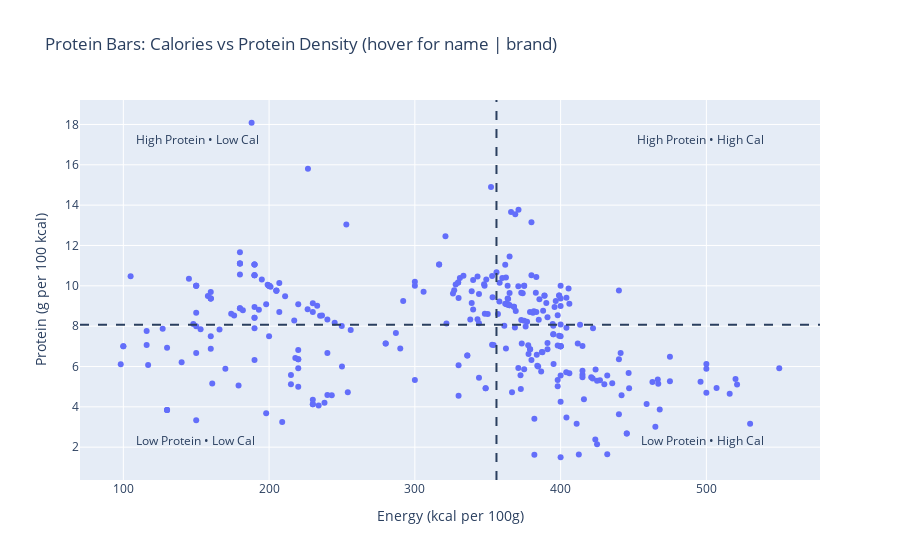

The cell this chart's notebook holds for it:
### Code cell
import numpy as np
import plotly.express as px

# ---------- prep ----------
# Combined hover label: "Product | Brand" (fallbacks if missing)
name = df_plot["product_name_en"].fillna(df_plot["brands"]).fillna(df_plot["code"].astype(str))
brand = df_plot["brands"].fillna("Unknown")
df_plot["hover_label"] = (name.astype(str) + " | " + brand.astype(str)).str.slice(0, 70)  # trim for neatness

# Axis thresholds (already computed earlier; recompute here if needed)
x_thr = float(np.median(df_plot["energy-kcal_value"]))
y_thr = float(np.median(df_plot["protein_per_100kcal"]))

# For placing quadrant labels, use data-driven corners with a small padding
x_min, x_max = float(df_plot["energy-kcal_value"].min()), float(df_plot["energy-kcal_value"].max())
y_min, y_max = float(df_plot["protein_per_100kcal"].min()), float(df_plot["protein_per_100kcal"].max())
pad_x = 0.02 * (x_max - x_min) if x_max > x_min else 1.0
pad_y = 0.02 * (y_max - y_min) if y_max > y_min else 0.1

# ---------- figure ----------
fig = px.scatter(
    df_plot,
    x="energy-kcal_value",
    y="protein_per_100kcal",
    hover_name="hover_label",        # drives %{hovertext}
    hover_data={},                   # don't include any extra fields
    title="Protein Bars: Calories vs Protein Density (hover for name | brand)"
)

# Quadrant lines
fig.add_vline(x=x_thr, line_dash="dash")
fig.add_hline(y=y_thr, line_dash="dash")

# Axes titles
fig.update_xaxes(title="Energy (kcal per 100g)")
fig.update_yaxes(title="Protein (g per 100 kcal)")

# Hover: show only the combined label (no x/y, no extra box)
fig.update_traces(hovertemplate="%{hovertext}<extra></extra>")

# ---------- quadrant text labels ----------
fig.add_annotation(x=x_min + pad_x, y=y_max - pad_y,
                   text="High Protein • Low Cal", showarrow=False, xanchor="left",  yanchor="top")
fig.add_annotation(x=x_max - pad_x, y=y_max - pad_y,
                   text="High Protein • High Cal", showarrow=False, xanchor="right", yanchor="top")
fig.add_annotation(x=x_min + pad_x, y=y_min + pad_y,
                   text="Low Protein • Low Cal",  showarrow=False, xanchor="left",  yanchor="bottom")
fig.add_annotation(x=x_max - pad_x, y=y_min + pad_y,
                   text="Low Protein • High Cal", showarrow=False, xanchor="right", yanchor="bottom")

fig.show()

### Figure 1 — Plotly figure (JSON) as saved in the notebook; plotly's stock layout.template omitted (floating-point values rounded to 4 significant figures; data arrays with more than 128 entries replaced by an {"elided": "..."} marker saying what was removed)
{"data": [{"hovertemplate": "%{hovertext}<extra></extra>", "hovertext": {"elided": "307 str values"}, "legendgroup": "", "marker": {"color": "#636efa", "symbol": "circle"}, "mode": "markers", "name": "", "orientation": "v", "showlegend": false, "type": "scatter", "x": {"elided": "307 float values"}, "xaxis": "x", "y": {"elided": "307 float values"}, "yaxis": "y"}], "layout": {"annotations": [{"showarrow": false, "text": "High Protein • Low Cal", "x": 107.3, "xanchor": "left", "y": 17.75, "yanchor": "top"}, {"showarrow": false, "text": "High Protein • High Cal", "x": 541.0, "xanchor": "right", "y": 17.75, "yanchor": "top"}, {"showarrow": false, "text": "Low Protein • Low Cal", "x": 107.3, "xanchor": "left", "y": 1.832, "yanchor": "bottom"}, {"showarrow": false, "text": "Low Protein • High Cal", "x": 541.0, "xanchor": "right", "y": 1.832, "yanchor": "bottom"}], "legend": {"tracegroupgap": 0}, "shapes": [{"line": {"dash": "dash"}, "type": "line", "x0": 356, "x1": 356, "xref": "x", "y0": 0, "y1": 1, "yref": "y domain"}, {"line": {"dash": "dash"}, "type": "line", "x0": 0, "x1": 1, "xref": "x domain", "y0": 8.065, "y1": 8.065, "yref": "y"}], "title": {"text": "Protein Bars: Calories vs Protein Density (hover for name | brand)"}, "xaxis": {"anchor": "y", "domain": [0, 1], "title": {"text": "Energy (kcal per 100g)"}}, "yaxis": {"anchor": "x", "domain": [0, 1], "title": {"text": "Protein (g per 100 kcal)"}}}}
